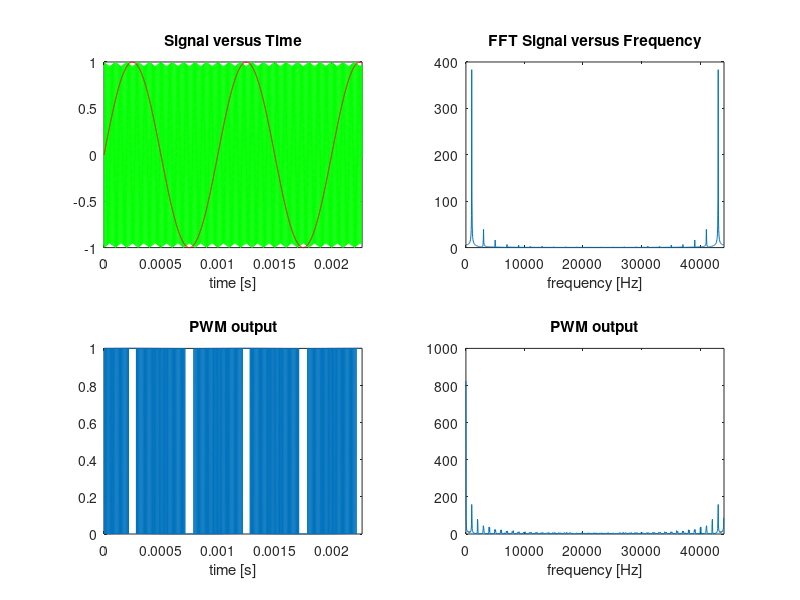

Write MATLAB code to recreate this figure.
clear all;
close all;

%Variables

Ft = 1e3;
Fs = 44.1e3;            
Ts = 1/Fs;
N = 1024;
M=100;      %number of cycles of the sawtooth
A = 1;      %Amplitude triangle wave

t = (0:Ts/100:M*Ts);
f=1:Fs/N:Fs;

%

%Audio

y = sin(2*pi*Ft*t);

%

%PWM


%Sawtooht generator

%xt = ((mod(t,Ts)/(Ts))*2)-1;   %Generates sawtooth wave normalized of Freq Fs
xt = A*sawtooth((2*pi*Ft*M*t),0.5);
Xt = fft((xt),N);

%Comparator

out=zeros(size(y));

for i=1:length(y)
    if (y(i)>xt(i))
        out(i)=1;
    else
        out(i)=0;
    end
end
abs(fft(out,N));   

%

%PWM output

figure;
subplot(2,2,1);
plot(t, xt,'g');
hold on
plot(t,y,'r');
hold off
xlim ([0 M*Ts]);
xlabel('time [s]');
title('Triangle Wave Generator');
xlabel('time [s]');
title('Signal versus Time');

% Plot the signal versus freq:

subplot(2,2,2);
plot(f,abs(Xt)); 
xlim ([0 Fs]);
xlabel('frequency [Hz]');
title('FFT Signal versus Frequency');

%Plot PWM output

subplot(2,2,3);
plot(t,out);
xlim ([0 M*Ts]);
xlabel('time [s]');
title('PWM output');

%Plot PWM output freq. domain

subplot(2,2,4);
plot(f,abs(fft(out,N)));
xlim ([0 Fs]);
xlabel('frequency [Hz]');
title('PWM output');

%



